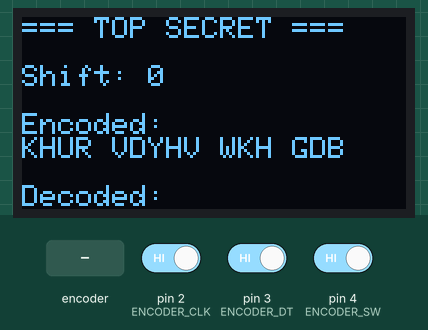
A sketch run on a simulated Arduino Uno, built with avr-gcc and run on an emulated ATmega328P. On the bench: 128×64 one-colour display. Inputs (shaded band) come from the test bench; at power-on: pin 2 (ENCODER_CLK) HIGH, pin 3 (ENCODER_DT) HIGH, pin 4 (ENCODER_SW) HIGH. What the sketch prints to the serial monitor is not drawn.

Above: at 2.2 s.
2.3 s: rotary encoder on pin 2 (ENCODER_CLK) / pin 3 (ENCODER_DT) turned 3 steps (first pin leading)
At 2.48 s:
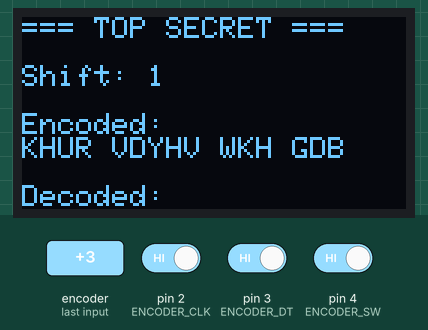
4.4 s: rotary encoder on pin 2 (ENCODER_CLK) / pin 3 (ENCODER_DT) turned 3 steps (first pin leading)
At 4.58 s:
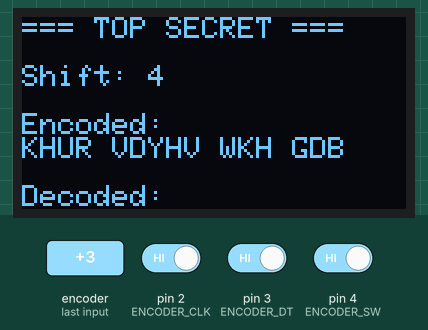
6.5 s: rotary encoder on pin 2 (ENCODER_CLK) / pin 3 (ENCODER_DT) turned 3 steps (first pin leading)
At 6.68 s:
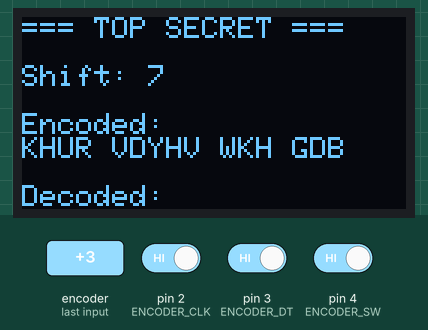
8.6 s: rotary encoder on pin 2 (ENCODER_CLK) / pin 3 (ENCODER_DT) turned 3 steps (first pin leading)
At 10.2 s:
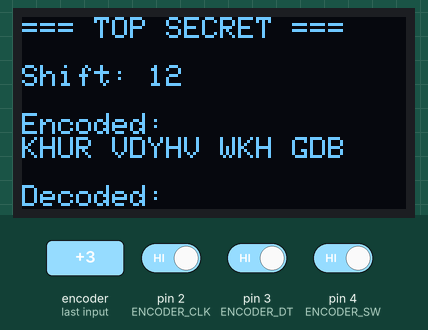
10.7 s: rotary encoder on pin 2 (ENCODER_CLK) / pin 3 (ENCODER_DT) turned 3 steps (first pin leading)
At 11.8 s:
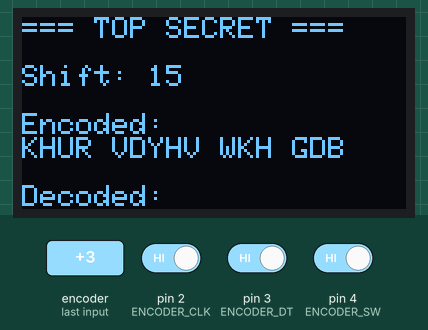
12.8 s: rotary encoder on pin 2 (ENCODER_CLK) / pin 3 (ENCODER_DT) turned 3 steps (first pin leading)
At 13.18 s:
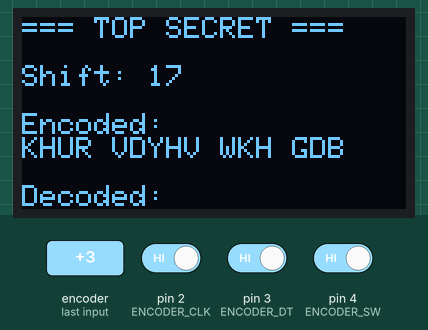
Timing chart, 0 to 15.8 s (numbered marks = the images above; inputs shaded):
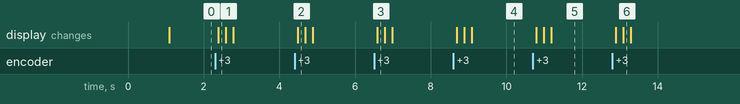

The sketch:

Day17_Encryption.ino
```cpp
/* ###########################################################
   ###   30 DAYS LOST IN SPACE - INVENTR.IO                 ###
   ###   DAY 17: ENCRYPTION - Caesar cipher decoder         ###
   ###   Learn character manipulation and string processing ###
   ###   Last Updated: 30-12-2024                           ###
   ########################################################### */

#include <Wire.h>
#include <Adafruit_GFX.h>
#include <Adafruit_SSD1306.h>

/* ###########################################################
   ###   1. Display Configuration                           ###
   ########################################################### */

#define SCREEN_WIDTH 128
#define SCREEN_HEIGHT 64
#define OLED_RESET -1
#define SCREEN_ADDRESS 0x3C

Adafruit_SSD1306 display(SCREEN_WIDTH, SCREEN_HEIGHT, &Wire, OLED_RESET);

/* ###########################################################
   ###   2. Pin Definitions                                 ###
   ########################################################### */

const int ENCODER_CLK = 2;
const int ENCODER_DT = 3;
const int ENCODER_SW = 4;

/* ###########################################################
   ###   3. Global Variables                                ###
   ########################################################### */

volatile int shiftValue = 0;
int lastCLKState;

String secretMessage = "KHUR VDYHV WKH GDB";
String decodedMessage = "";

/* ###########################################################
   ###   4. Setup Function                                  ###
   ########################################################### */

void setup() {
  Serial.begin(9600);

  pinMode(ENCODER_CLK, INPUT);
  pinMode(ENCODER_DT, INPUT);
  pinMode(ENCODER_SW, INPUT_PULLUP);

  lastCLKState = digitalRead(ENCODER_CLK);

  if (!display.begin(SSD1306_SWITCHCAPVCC, SCREEN_ADDRESS)) {
    Serial.println(F("SSD1306 allocation failed"));
    for (;;);
  }

  display.clearDisplay();
  display.setTextSize(1);
  display.setTextColor(SSD1306_WHITE);
  display.println(F("=== DECODER ==="));
  display.println(F("Turn knob to decode"));
  display.display();

  delay(1000);
  updateDisplay();
}

/* ###########################################################
   ###   5. Helper Functions                                ###
   ########################################################### */

String caesarCipher(String text, int shift) {
  String result = "";
  for (int i = 0; i < text.length(); i++) {
    char c = text[i];
    if (c >= 'A' && c <= 'Z') {
      c = ((c - 'A' - shift + 26) % 26) + 'A';
    } else if (c >= 'a' && c <= 'z') {
      c = ((c - 'a' - shift + 26) % 26) + 'a';
    }
    result += c;
  }
  return result;
}

void updateDisplay() {
  decodedMessage = caesarCipher(secretMessage, shiftValue);

  display.clearDisplay();
  display.setCursor(0, 0);
  display.setTextSize(1);
  display.println(F("=== TOP SECRET ==="));
  display.println();
  display.print(F("Shift: "));
  display.println(shiftValue);
  display.println();
  display.println(F("Encoded:"));
  display.println(secretMessage);
  display.println();
  display.println(F("Decoded:"));
  display.println(decodedMessage);
  display.display();

  Serial.print("Shift: ");
  Serial.print(shiftValue);
  Serial.print(" -> ");
  Serial.println(decodedMessage);
}

/* ###########################################################
   ###   6. Main Loop                                       ###
   ########################################################### */

void loop() {
  int currentCLKState = digitalRead(ENCODER_CLK);

  if (currentCLKState != lastCLKState && currentCLKState == HIGH) {
    if (digitalRead(ENCODER_DT) != currentCLKState) {
      shiftValue = (shiftValue + 1) % 26;
    } else {
      shiftValue = (shiftValue - 1 + 26) % 26;
    }
    updateDisplay();
  }

  lastCLKState = currentCLKState;

  if (digitalRead(ENCODER_SW) == LOW) {
    shiftValue = 0;
    updateDisplay();
    delay(200);
  }
}

/* ###########################################################
   ###           END OF DAY 17 - ENCRYPTION                 ###
   ########################################################### */
```

Measured:
- after the input at 2.3 s, the display: changes after 0.08 s (image 1)
- after the input at 4.4 s, the display: changes after 0.08 s (image 2)
- after the input at 6.5 s, the display: changes after 0.08 s (image 3)
- after the input at 8.6 s, the display: first changes after 0.08 s (image 4 shows a later state)
- after the input at 10.7 s, the display: first changes after 0.08 s (image 5 shows a later state)
- after the input at 12.8 s, the display: first changes after 0.08 s (image 6 shows a later state)
